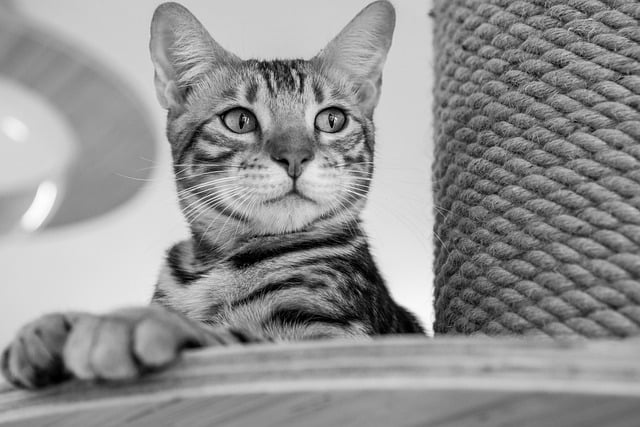
#> input picture class_2/cat.jpg, 640 x 427 px
$ jupyter execute mean.ipynb
#> lines starting #> are read from the running program, lines starting #| are printed output that depends on the picture
[cell 1]
import cv2
import matplotlib.pyplot as plt

image = cv2.imread('./cat.jpg')
#> image is the input picture: shape (427, 640, 3); min 0, max 255, mean 145.4

image2 = cv2.cvtColor(image, cv2.COLOR_BGR2GRAY)
figure_size = 9
new_image = cv2.blur(image2,(figure_size, figure_size))
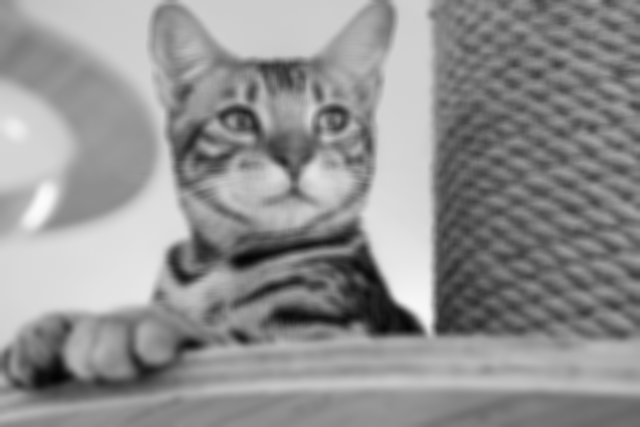
#> new_image: shape (427, 640); min 2, max 251, mean 145.4
plt.figure(figsize=(11,6))
plt.subplot(121), plt.imshow(image2, cmap='gray'),plt.title('Original')
plt.xticks([]), plt.yticks([])
plt.subplot(122), plt.imshow(new_image, cmap='gray'),plt.title('Mean filter')
plt.xticks([]), plt.yticks([])
plt.show()
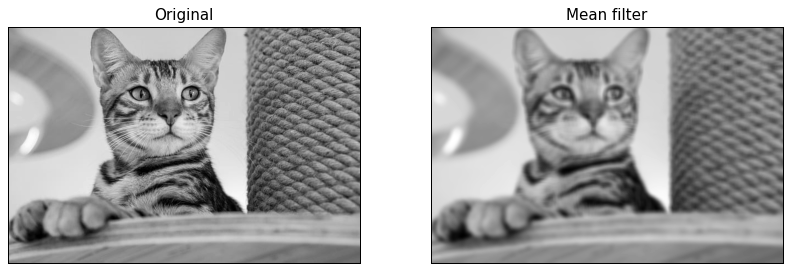
#> figure drawn by matplotlib, 2 panels

$ run again, with class_2/image.jpeg copied over class_2/cat.jpg
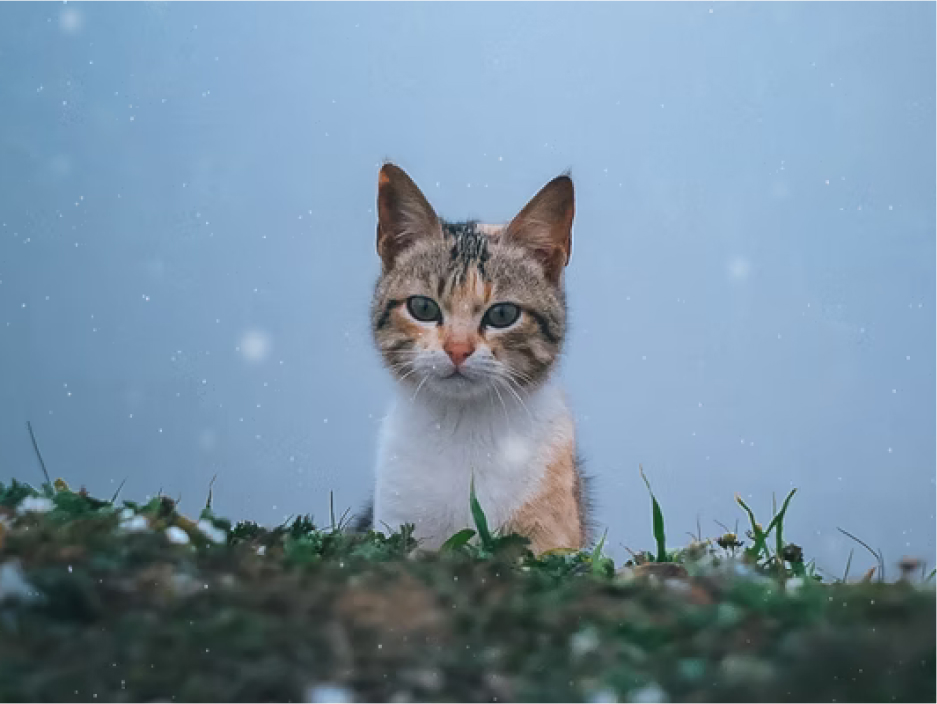
#> input picture class_2/image.jpeg, 937 x 704 px
#> image is the input picture: shape (704, 937, 3); mean B, G, R 163.3, 143.8, 119.4
#> `image2 = cv2.cvtColor(image, cv2.COLOR_BGR2GRAY)`:
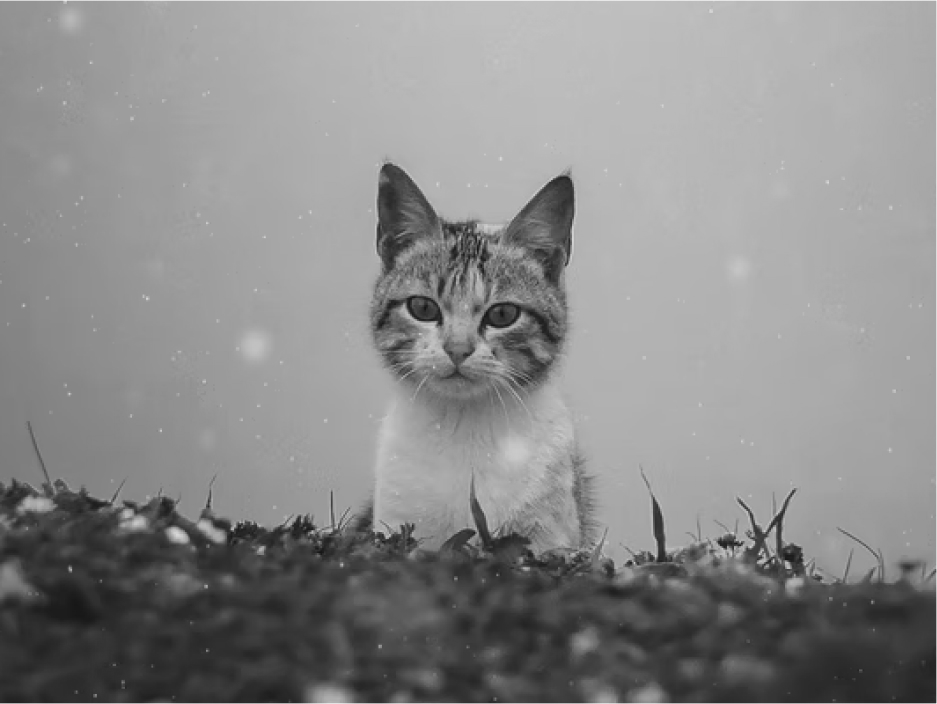
#> image2: shape (704, 937); min 18, max 244, mean 138.7
#> `plt.show()`:
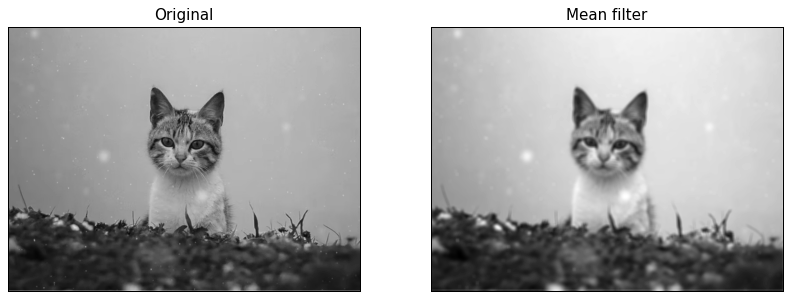
#> figure drawn by matplotlib, 2 panels
